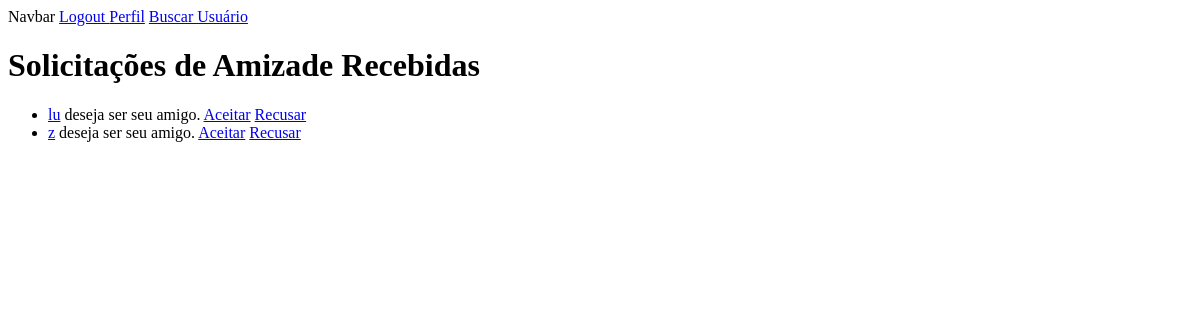
The app's page /SistAmizade/listar_solicitacoes/ (signed in), older data.
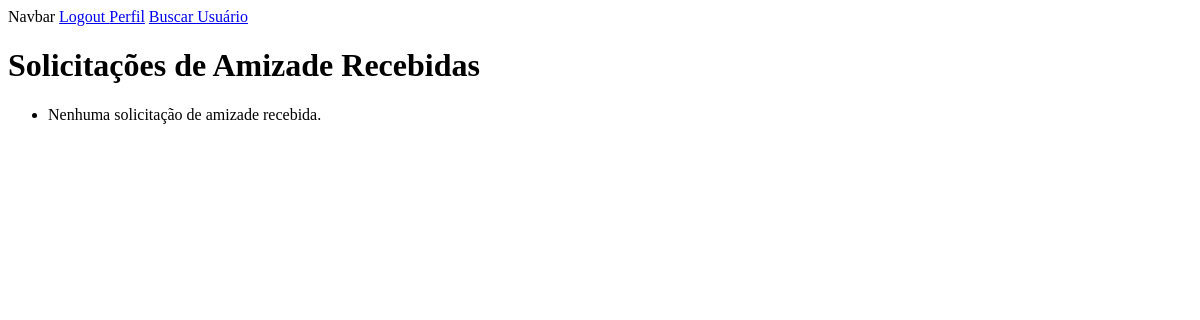
The same page, newer data.
### SistAmizade/models.py (models this page shows, shortened)
class SolicitacaoAmizade(models.Model):
    de_usuario = models.ForeignKey(User, related_name='solicitacoes_enviadas', on_delete=models.CASCADE)
    para_usuario = models.ForeignKey(User, related_name='solicitacoes_recebidas', on_delete=models.CASCADE)
    aceita = models.BooleanField(default=False)
    criada_em = models.DateTimeField(auto_now_add=True)

### SistAmizade/views.py (the view)
# urls.py: path('listar_solicitacoes/', views.listar_solicitacoes, name='listar_solicitacoes'),
def listar_solicitacoes(request):
    solicitacoes_recebidas = SolicitacaoAmizade.objects.filter(para_usuario=request.user, aceita=False)
    return render(request, 'listar_solicitacoes.html', {'solicitacoes_recebidas': solicitacoes_recebidas})

### SistAmizade/templates/listar_solicitacoes.html
{% extends 'principal/base.html' %}
{%block conteudo%}
<h1>Solicitações de Amizade Recebidas</h1>
<ul>
    {% for solicitacao in solicitacoes_recebidas %}
        <li><a href="{% url 'exibir_perfil' perfil_slug=solicitacao.de_usuario.username|lower %}">{{ solicitacao.de_usuario.username }}</a> deseja ser seu amigo.
            <a href="{% url 'aceitar_solicitacao' solicitacao.id %}">Aceitar</a>
            <a href="{% url 'recusar_solicitacao' solicitacao.id %}">Recusar</a>
        </li>
    {% empty %}
        <li>Nenhuma solicitação de amizade recebida.</li>
    {% endfor %}
</ul>
{%endblock conteudo%}

Row changes from the older to the newer data that the page shows:
removed SolicitacaoAmizade: de_usuario.username "lu"
removed SolicitacaoAmizade: de_usuario.username "z"
Text that changed along with them:
text now shown: "Nenhuma solicitação de amizade recebida."
